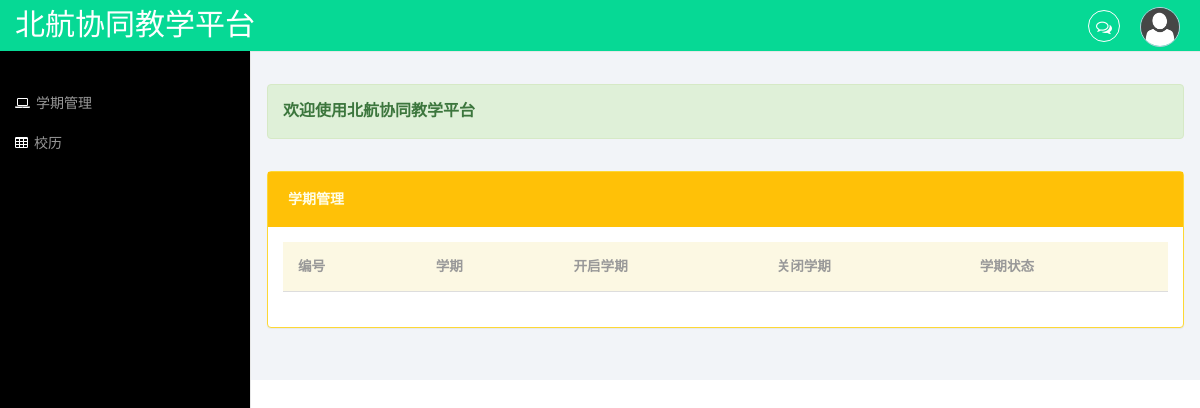
/Project/jiaowu/administrator.php, run on an earlier commit of the app's database.
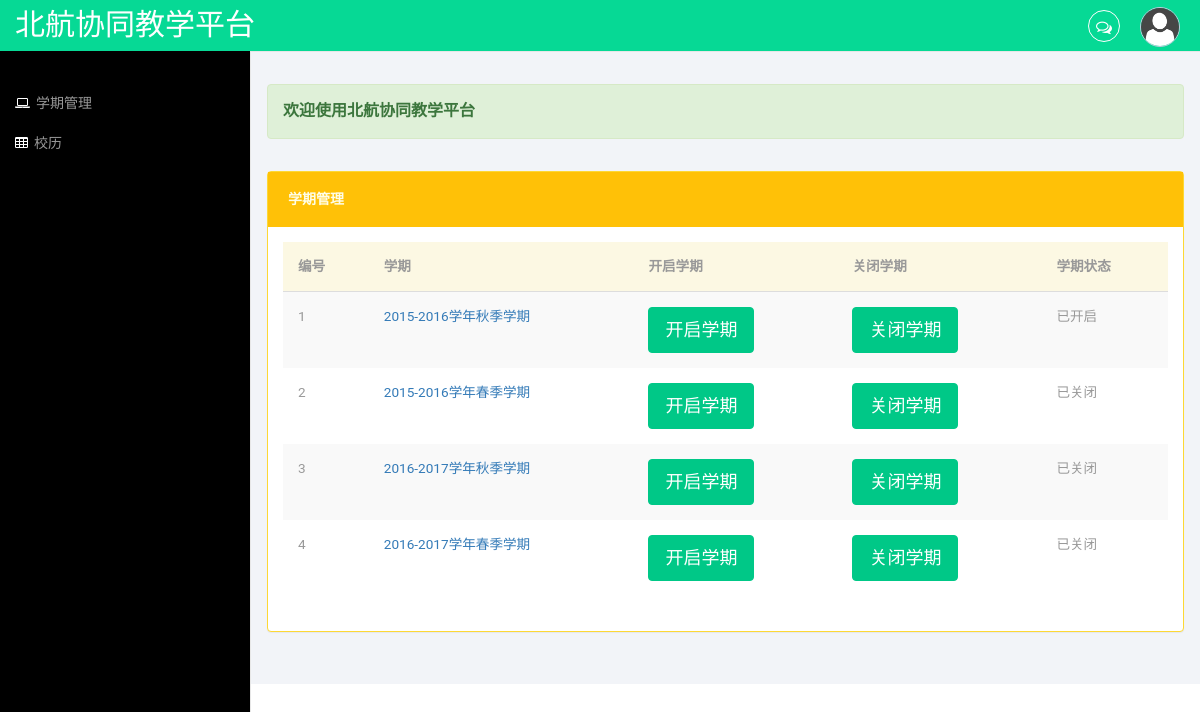
And on a later commit of the database.
### tables this page shows
CREATE TABLE `terms` (
  `id` int(11) NOT NULL AUTO_INCREMENT,
  `name` varchar(255) DEFAULT NULL,
  `start_date` date DEFAULT NULL,
  `end_date` date DEFAULT NULL,
  `state` int(11) DEFAULT NULL,
  PRIMARY KEY (`id`)
);

### Project/database.php (called while the page is built, shortened)
<?php
class database{
	private $mysql_db,
			$mysql_host,
			$mysql_password,
			$mysql_user,
			$mysql_port,
			$connect;
	public function __construct(){
		$this->mysql_host = 'localhost';
		$this->mysql_db = 'edu_sys';
		$this->mysql_user = 'root';
		$this->mysql_password = '123456';
		$this->mysql_port = 3306;
	}
	public function connect_to_db(){
		$dns = 'mysql:host='.$this->mysql_host.";port=".$this->mysql_port.";dbname=".$this->mysql_db;
		try{
			$this->connect = new PDO($dns, $this->mysql_user,$this->mysql_password);
		}
		catch (PDOException $e) {
    		print "Error!: " . $e->getMessage() . "<br/>";
    		die();
		}
	}
	public function database_get($command)
	{
		$result = $this->connect->prepare($command);
		$result->execute();
		$value = $result->fetchAll(PDO::FETCH_ASSOC);
		return $value;
	}
}
?>

### Project/jiaowu/administrator.php (the view, shortened to what this page needs)
<?php
$html_partA = <<<HTML
<!DOCTYPE HTML>
<html>
<head>
<link href="../css/bootstrap.min.css" rel='stylesheet' type='text/css' />
<link href="../css/style.css" rel='stylesheet' type='text/css' />
<link href="../css/lines.css" rel='stylesheet' type='text/css' />
<link href="../css/font-awesome.css" rel="stylesheet">
<l
<link href="../css/custom.css" rel="stylesheet">
</head>
<body>
<div id="wrapper">
        <nav class="top1 navbar navbar-default navbar-static-top" role="navigation" style="margin-bottom: 0">
            <div class="navbar-header">
                <a class="navbar-brand" href="administrator.html" style="font-family:'华文行楷'">北航协同教学平台</a>
            </div>
            <ul class="nav navbar-nav navbar-right">
				<li class="dropdown">
	        		<a href="#" class="dropdown-toggle" data-toggle="dropdown" aria-expanded="false"><i class="fa fa-comments-o"></i><span class="badge"></span></a>
	      		</li>
			    <li class="dropdown">
	        		<a href="#" class="dropdown-toggle avatar" data-toggle="dropdown"><img src="../images/1.png"><span class="badge"></span></a>
	      		</li>
			</ul>
          <div class="navbar-default sidebar" role="navigation">
                <div class="sidebar-nav navbar-collapse">
                  	<ul class="nav" id="side-menu">
                       	<li>
                        	<a href="#"><i class="fa fa-laptop nav_icon"></i>学期管理</a>
                     	</li>
                        <li>
                          	<a href="calendar.html"><i class="fa fa-table nav_icon"></i>校历</a>
                      	</li>
                    </ul>
                </div>
            </div>
        </nav>
  <div id="page-wrapper">
     <div class="graphs">
     <div class="alert alert-success">
<strong class="strong">欢迎使用北航协同教学平台</strong> </div>
    <div class="panel panel-warning" data-widget="{&quot;draggable&quot;: &quot;false&quot;}" data-widget-static="">
    <div class="panel-heading">
	<h2><strong>学期管理</strong></h2>
	</div>
    <div class="panel-body no-padding" style="display: block;">
					<table class="table table-striped">
						<thead>
							<tr class="warning">
								<th>编号</th>
								<th>学期</th>
								<th>开启学期</th>
								<th>关闭学期</th>
								<th>学期状态</th>
							</tr>
						</thead>
						<tbody>
HTML;
$html_partB = <<<HTML
</tbody>
					</table>
				</div>
    </div>
<script src="../js/bootstrap.min.js"></script>
</body>
</html>
HTML;
require_once '../database.php';
$conn = new database();
$sql = "select * from terms;";
$terms = $conn->database_get($sql);
echo $html_partA;
for($i = 0;$i < count($terms); $i++){
    $term_id = $terms[$i]['id'];
    echo "<tr>
								<td>".($i+1)."</td>
								<td><a href='terminfo.php?id=$term_id'>".$terms[$i]['name']."</td>
								<td><button type=\"submit\" class=\"btn btn-primary btn-lg\" onclick='operate(".$terms[$i]['id'].",1)'>开启学期</button></form></td>
								<td><button type=\"submit\" class=\"btn btn-primary btn-lg\" onclick='operate(".$terms[$i]['id'].",2)'>关闭学期</button></form></td>
							";
    if($terms[$i]['state'] == 1){
        echo "<td>已开启</td></tr>";
    }else{
        echo "<td>已关闭</td></tr>";
    }
}
echo $html_partB;

### Project/css/style.css (style rules this page uses)
h4, h5, h6, h1, h2, h3 { margin-top: 0; }
ul, ol { margin: 0; }
html, body { font-family: 'Roboto', sans-serif; font-size: 100%; background:#000; overflow-x: hidden; }
body a { transition:0.5s all; -webkit-transition:0.5s all; -moz-transition:0.5s all; -o-transition:0.5s all; -ms-transition:0.5s all; }
.navbar .navbar-nav li a { padding: 0 10px; line-height: 56px; position: relative; }
.navbar .navbar-nav li a i { border: 1px solid #fff; padding: 8px 0; width: 32px; text-align: center; -webkit-border-radius: 50em; -moz-border-radius: 50em; border-radius: 50em; color: #fff; height: 32px; }
.btn-group-lg>.btn, .btn-lg { border-radius:4px !important; }
.navbar .navbar-nav li .dropdown-toggle.avatar img { height: 40px; -webkit-border-radius: 50em; -moz-border-radius: 50em; border-radius: 50em; border: 1px solid #c0cadd; margin-top: -4px; }
.navbar-default.sidebar { background-color: #000; font-family: 'Roboto', sans-serif; }
nav.top1.navbar.navbar-default.navbar-static-top { background-color:rgb(6, 217, 149); font-family: 'Roboto', sans-serif; }
.navbar-default .navbar-brand { color: #fff !important; font-size: 30px; font-weight: 500; }
.navbar-right { margin-right: 10px !important; }
.navbar-right li { display:inline-block; }
i.nav_icon { color: #fff; margin-right:6px; }
.sidebar ul li a { color: #999; font-size:14px; }
ul.nav.navbar-nav.navbar-right { height: 51px; }
.sidebar-nav.navbar-collapse { margin: 2em 0 0 0; }
.panel .panel-heading { padding: 20px; overflow: hidden; border-top-left-radius: 0; border-top-right-radius: 0; border: 0!important; height: 55px; font-size: 14px; font-weight: 600; }
.panel-heading { padding:32px 15px 0px; border-top-left-radius:0 !important; border-top-right-radius: 0 !important; }
.graphs { padding: 2em 1em; background: #f2f4f8; font-family: 'Roboto', sans-serif; }
.table > thead > tr > th, .table > tbody > tr > th, .table > tfoot > tr > th, .table > thead > tr > td, .table > tbody > tr > td, .table > tfoot > tr > td { border-top: none !important; }
.btn-primary { background-color: rgb(0, 200, 135) !important; border-color: rgb(0, 200, 135) !important; color: #fff; }
.panel-warning { margin-top: 2em; }
.panel.panel-warning { border-color: #fdd835; }
.panel.panel-warning .panel-heading { color: #fffde7; background-color: #ffc107; border-color: #fdd835; }
.panel .panel-heading h2 { font-size: 14px; font-weight: 700; margin: 0; text-transform: uppercase; }
.table > thead > tr > th, .table > tbody > tr > th, .table > tfoot > tr > th, .table > thead > tr > td, .table > tbody > tr > td, .table > tfoot > tr > td { font-size: 0.85em; color: #999; }
.table td, .table>tbody>tr>td, .table>tbody>tr>th, .table>tfoot>tr>td, .table>tfoot>tr>th, .table>thead>tr>td, .table>thead>tr>th { padding:15px !important; }
.table > thead > tr > th { border-bottom: 1px solid #ddd !important; }

### Project/css/custom.css (style rules this page uses)
#wrapper { width: 100%; }
#page-wrapper { min-height: 568px; background-color: #fff; }
@media (min-width:768px) { #page-wrapper { position: inherit; margin: 0 0 0 250px; border-left: 1px solid #e7e7e7; } }
.sidebar .sidebar-nav.navbar-collapse { padding-right: 0; padding-left: 0; }
@media (min-width:768px) { .sidebar { z-index: 1; position: absolute; width: 250px; margin-top: 51px; } }

What changed in the data, as far as the page shows it:
added terms: name "2015-2016学年秋季学期", state "已开启"
added terms: name "2015-2016学年春季学期", state "已关闭"
added terms: name "2016-2017学年秋季学期", state "已关闭"
added terms: name "2016-2017学年春季学期", state "已关闭"
